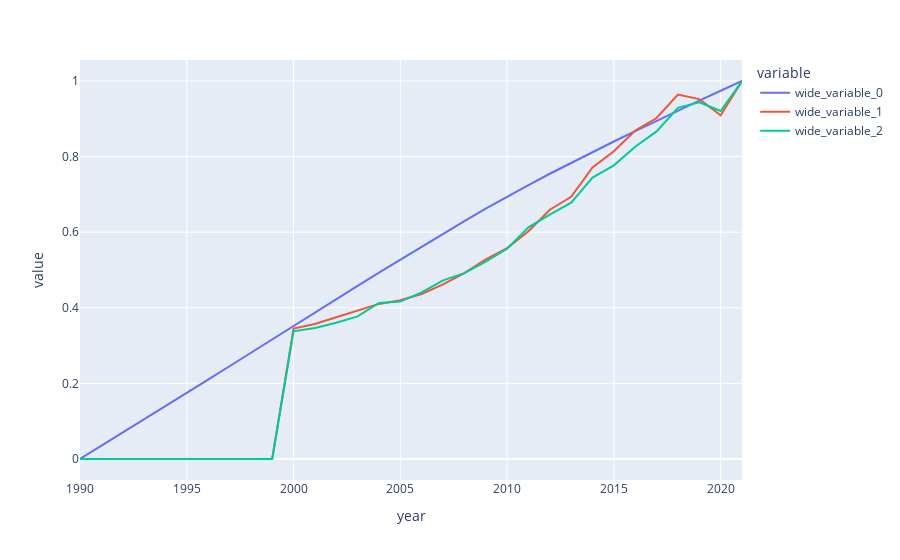

Notebook code cell kept with this figure:
### Code cell
India = dataframe[dataframe["country"] == "India"]
plx.line(India, x=India["year"],y=[minmaxnormalize(India["population"]),
minmaxnormalize(India["greenhouse_gas_emissions"]),minmaxnormalize(India["electricity_demand"])])

### Figure 1 — Plotly figure (JSON) as saved in the notebook; plotly's stock layout.template omitted (floating-point values rounded to 4 significant figures)
{"data": [{"hovertemplate": "variable=wide_variable_0<br>year=%{x}<br>value=%{y}<extra></extra>", "legendgroup": "wide_variable_0", "line": {"color": "#636efa", "dash": "solid"}, "marker": {"symbol": "circle"}, "mode": "lines", "name": "wide_variable_0", "orientation": "v", "showlegend": true, "type": "scatter", "x": [1990, 1991, 1992, 1993, 1994, 1995, 1996, 1997, 1998, 1999, 2000, 2001, 2002, 2003, 2004, 2005, 2006, 2007, 2008, 2009, 2010, 2011, 2012, 2013, 2014, 2015, 2016, 2017, 2018, 2019, 2020, 2021], "xaxis": "x", "y": [0, 0.0346, 0.06927, 0.1041, 0.139, 0.1743, 0.2097, 0.2454, 0.2811, 0.3168, 0.3524, 0.3878, 0.423, 0.458, 0.4928, 0.5274, 0.5618, 0.5959, 0.6294, 0.6622, 0.6941, 0.7248, 0.7546, 0.7836, 0.812, 0.8399, 0.8675, 0.8948, 0.9216, 0.9481, 0.9742, 1], "yaxis": "y"}, {"hovertemplate": "variable=wide_variable_1<br>year=%{x}<br>value=%{y}<extra></extra>", "legendgroup": "wide_variable_1", "line": {"color": "#EF553B", "dash": "solid"}, "marker": {"symbol": "circle"}, "mode": "lines", "name": "wide_variable_1", "orientation": "v", "showlegend": true, "type": "scatter", "x": [1990, 1991, 1992, 1993, 1994, 1995, 1996, 1997, 1998, 1999, 2000, 2001, 2002, 2003, 2004, 2005, 2006, 2007, 2008, 2009, 2010, 2011, 2012, 2013, 2014, 2015, 2016, 2017, 2018, 2019, 2020, 2021], "xaxis": "x", "y": [0, 0, 0, 0, 0, 0, 0, 0, 0, 0, 0.3449, 0.3572, 0.3751, 0.3931, 0.4103, 0.4198, 0.4367, 0.4618, 0.4918, 0.5282, 0.558, 0.6027, 0.6594, 0.6936, 0.7716, 0.814, 0.8689, 0.902, 0.964, 0.9521, 0.9093, 1], "yaxis": "y"}, {"hovertemplate": "variable=wide_variable_2<br>year=%{x}<br>value=%{y}<extra></extra>", "legendgroup": "wide_variable_2", "line": {"color": "#00cc96", "dash": "solid"}, "marker": {"symbol": "circle"}, "mode": "lines", "name": "wide_variable_2", "orientation": "v", "showlegend": true, "type": "scatter", "x": [1990, 1991, 1992, 1993, 1994, 1995, 1996, 1997, 1998, 1999, 2000, 2001, 2002, 2003, 2004, 2005, 2006, 2007, 2008, 2009, 2010, 2011, 2012, 2013, 2014, 2015, 2016, 2017, 2018, 2019, 2020, 2021], "xaxis": "x", "y": [0, 0, 0, 0, 0, 0, 0, 0, 0, 0, 0.3378, 0.3464, 0.3603, 0.3773, 0.4128, 0.4164, 0.4406, 0.4725, 0.4918, 0.5219, 0.5561, 0.6128, 0.6466, 0.6782, 0.7446, 0.7768, 0.8259, 0.8666, 0.9289, 0.9434, 0.9206, 1.0], "yaxis": "y"}], "layout": {"legend": {"title": {"text": "variable"}, "tracegroupgap": 0}, "margin": {"t": 60}, "xaxis": {"anchor": "y", "domain": [0, 1], "title": {"text": "year"}}, "yaxis": {"anchor": "x", "domain": [0, 1], "title": {"text": "value"}}}}
